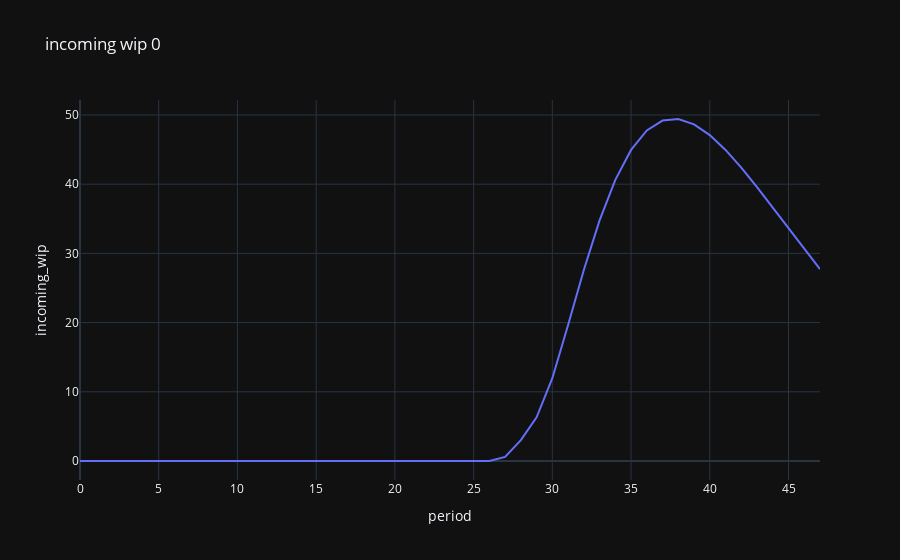
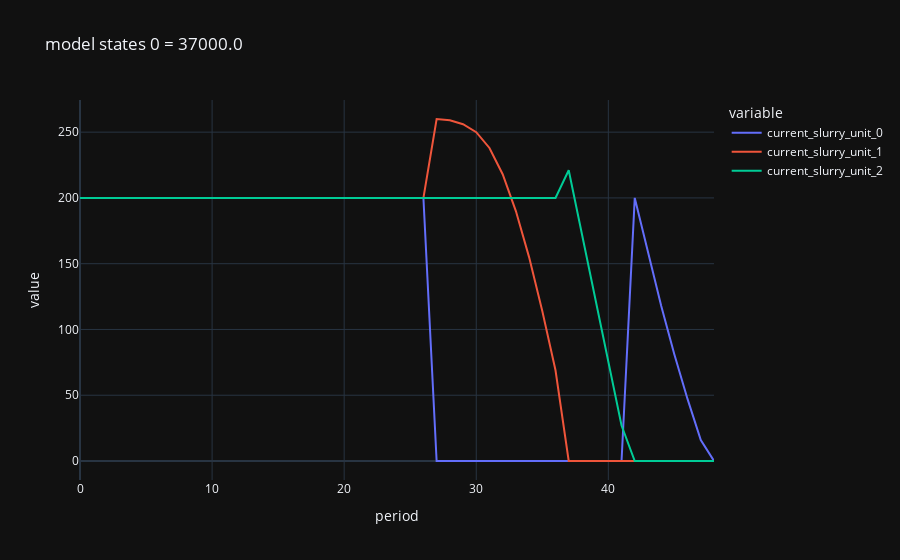
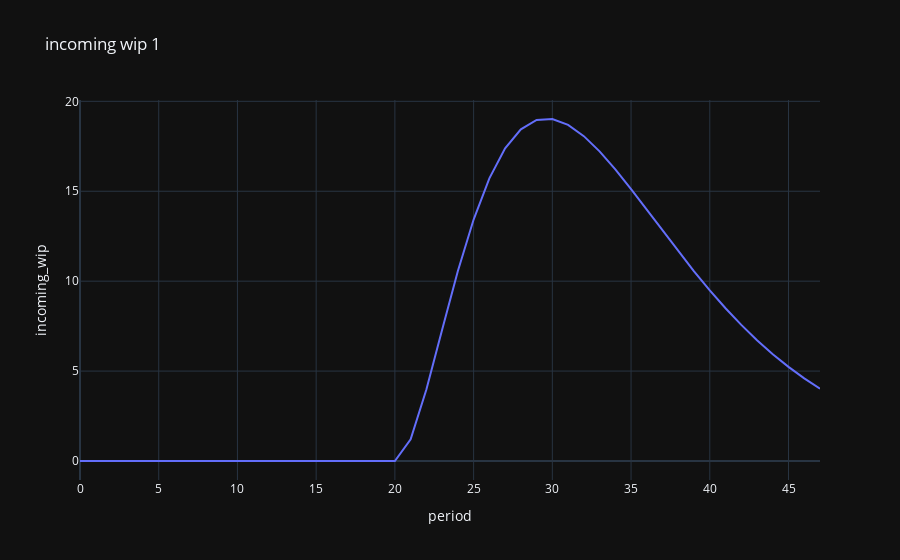
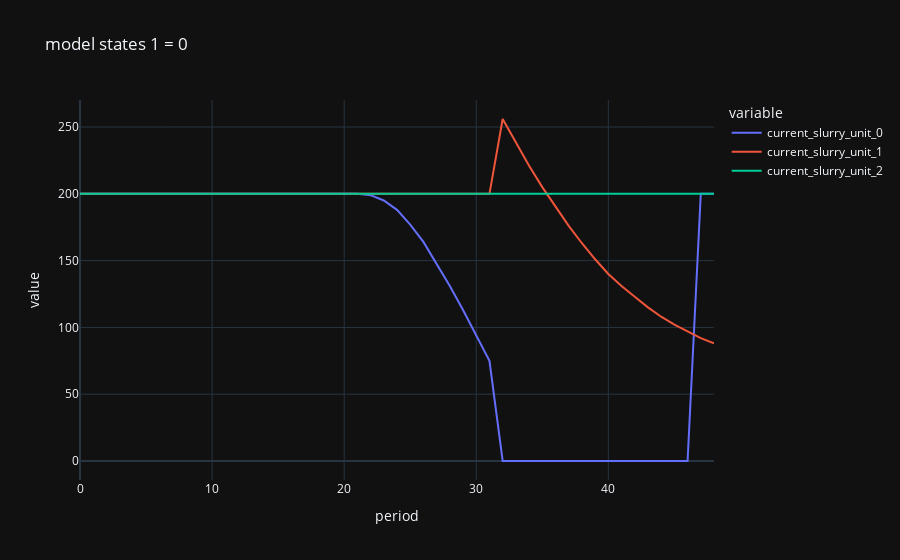

These figures' notebook cell, in order:
### Code cell
from src.scenario.scenario_config import default_scenario_config
from src.incoming_wip.incoming_wip_config import IncomingWipConfig

for i in range(7):
    incoming_wip_config = IncomingWipConfig(
        scenario=default_scenario_config,
        rand_seed=i,
        min_wip_cluster=1,
        max_wip_cluster=4,
        max_wip_magnitude=400,
        wafer_slurry_consumption_kg=3,
    )
    incoming_wip = IncomingWipGenerator(incoming_wip_config).generate()
    dp_model = DpModel(default_dp_model_config)
    dp_model.run(incoming_wip)
    state_df = dp_model.get_best_state_df()
    best_end_state = dp_model.get_best_end_state()
    end_cost = best_end_state[1].cost

    plot_incoming_wip_df = pd.DataFrame({'incoming_wip': incoming_wip, 'period': range(len(incoming_wip))})
    fig = px.line(plot_incoming_wip_df, x='period', y='incoming_wip', title=f'incoming wip {i}')
    fig.show()
    fig = px.line(data_frame=state_df, x='period', y=[col for col in state_df.columns if 'slurry' in col], title=f'model states {i} = {end_cost}')
    fig.show()

### Figure 1 — Plotly figure (JSON) as saved in the notebook; plotly's stock layout.template omitted (floating-point values rounded to 4 significant figures)
{"data": [{"hovertemplate": "period=%{x}<br>incoming_wip=%{y}<extra></extra>", "legendgroup": "", "line": {"color": "#636efa", "dash": "solid"}, "mode": "lines", "name": "", "orientation": "v", "showlegend": false, "type": "scatter", "x": [0, 1, 2, 3, 4, 5, 6, 7, 8, 9, 10, 11, 12, 13, 14, 15, 16, 17, 18, 19, 20, 21, 22, 23, 24, 25, 26, 27, 28, 29, 30, 31, 32, 33, 34, 35, 36, 37, 38, 39, 40, 41, 42, 43, 44, 45, 46, 47], "xaxis": "x", "y": [0.0, 0.0, 0.0, 0.0, 0.0, 0.0, 0.0, 0.0, 0.0, 0.0, 0.0, 0.0, 0.0, 0.0, 0.0, 0.0, 0.0, 0.0, 0.0, 0.0, 0.0, 0.0, 0.0, 0.0, 0.0, 0.0, 0.0, 0.5852, 3.023, 6.322, 11.97, 19.66, 27.61, 34.77, 40.62, 44.95, 47.77, 49.19, 49.42, 48.65, 47.1, 44.95, 42.4, 39.57, 36.6, 33.59, 30.61, 27.72], "yaxis": "y"}], "layout": {"legend": {"tracegroupgap": 0}, "title": {"text": "incoming wip 0"}, "xaxis": {"anchor": "y", "domain": [0.0, 1.0], "title": {"text": "period"}}, "yaxis": {"anchor": "x", "domain": [0.0, 1.0], "title": {"text": "incoming_wip"}}}}

### Figure 2 — Plotly figure (JSON) as saved in the notebook; plotly's stock layout.template omitted (floating-point values rounded to 4 significant figures)
{"data": [{"hovertemplate": "variable=current_slurry_unit_0<br>period=%{x}<br>value=%{y}<extra></extra>", "legendgroup": "current_slurry_unit_0", "line": {"color": "#636efa", "dash": "solid"}, "mode": "lines", "name": "current_slurry_unit_0", "orientation": "v", "showlegend": true, "type": "scatter", "x": [0, 1, 2, 3, 4, 5, 6, 7, 8, 9, 10, 11, 12, 13, 14, 15, 16, 17, 18, 19, 20, 21, 22, 23, 24, 25, 26, 27, 28, 29, 30, 31, 32, 33, 34, 35, 36, 37, 38, 39, 40, 41, 42, 43, 44, 45, 46, 47, 48], "xaxis": "x", "y": [200.0, 200.0, 200.0, 200.0, 200.0, 200.0, 200.0, 200.0, 200.0, 200.0, 200.0, 200.0, 200.0, 200.0, 200.0, 200.0, 200.0, 200.0, 200.0, 200.0, 200.0, 200.0, 200.0, 200.0, 200.0, 200.0, 200.0, 0.0, 0.0, 0.0, 0.0, 0.0, 0.0, 0.0, 0.0, 0.0, 0.0, 0.0, 0.0, 0.0, 0.0, 0.0, 200.0, 158.0, 118.0, 81.0, 47.0, 16.0, 0.0], "yaxis": "y"}, {"hovertemplate": "variable=current_slurry_unit_1<br>period=%{x}<br>value=%{y}<extra></extra>", "legendgroup": "current_slurry_unit_1", "line": {"color": "#EF553B", "dash": "solid"}, "mode": "lines", "name": "current_slurry_unit_1", "orientation": "v", "showlegend": true, "type": "scatter", "x": [0, 1, 2, 3, 4, 5, 6, 7, 8, 9, 10, 11, 12, 13, 14, 15, 16, 17, 18, 19, 20, 21, 22, 23, 24, 25, 26, 27, 28, 29, 30, 31, 32, 33, 34, 35, 36, 37, 38, 39, 40, 41, 42, 43, 44, 45, 46, 47, 48], "xaxis": "x", "y": [200.0, 200.0, 200.0, 200.0, 200.0, 200.0, 200.0, 200.0, 200.0, 200.0, 200.0, 200.0, 200.0, 200.0, 200.0, 200.0, 200.0, 200.0, 200.0, 200.0, 200.0, 200.0, 200.0, 200.0, 200.0, 200.0, 200.0, 260.0, 259.0, 256.0, 250.0, 238.0, 218.0, 190.0, 155.0, 114.0, 69.0, 0.0, 0.0, 0.0, 0.0, 0.0, 0.0, 0.0, 0.0, 0.0, 0.0, 0.0, 0.0], "yaxis": "y"}, {"hovertemplate": "variable=current_slurry_unit_2<br>period=%{x}<br>value=%{y}<extra></extra>", "legendgroup": "current_slurry_unit_2", "line": {"color": "#00cc96", "dash": "solid"}, "mode": "lines", "name": "current_slurry_unit_2", "orientation": "v", "showlegend": true, "type": "scatter", "x": [0, 1, 2, 3, 4, 5, 6, 7, 8, 9, 10, 11, 12, 13, 14, 15, 16, 17, 18, 19, 20, 21, 22, 23, 24, 25, 26, 27, 28, 29, 30, 31, 32, 33, 34, 35, 36, 37, 38, 39, 40, 41, 42, 43, 44, 45, 46, 47, 48], "xaxis": "x", "y": [200.0, 200.0, 200.0, 200.0, 200.0, 200.0, 200.0, 200.0, 200.0, 200.0, 200.0, 200.0, 200.0, 200.0, 200.0, 200.0, 200.0, 200.0, 200.0, 200.0, 200.0, 200.0, 200.0, 200.0, 200.0, 200.0, 200.0, 200.0, 200.0, 200.0, 200.0, 200.0, 200.0, 200.0, 200.0, 200.0, 200.0, 221.0, 172.0, 123.0, 74.0, 27.0, 0.0, 0.0, 0.0, 0.0, 0.0, 0.0, 0.0], "yaxis": "y"}], "layout": {"legend": {"title": {"text": "variable"}, "tracegroupgap": 0}, "title": {"text": "model states 0 = 37000.0"}, "xaxis": {"anchor": "y", "domain": [0.0, 1.0], "title": {"text": "period"}}, "yaxis": {"anchor": "x", "domain": [0.0, 1.0], "title": {"text": "value"}}}}

### Figure 3 — Plotly figure (JSON) as saved in the notebook; plotly's stock layout.template omitted (floating-point values rounded to 4 significant figures)
{"data": [{"hovertemplate": "period=%{x}<br>incoming_wip=%{y}<extra></extra>", "legendgroup": "", "line": {"color": "#636efa", "dash": "solid"}, "mode": "lines", "name": "", "orientation": "v", "showlegend": false, "type": "scatter", "x": [0, 1, 2, 3, 4, 5, 6, 7, 8, 9, 10, 11, 12, 13, 14, 15, 16, 17, 18, 19, 20, 21, 22, 23, 24, 25, 26, 27, 28, 29, 30, 31, 32, 33, 34, 35, 36, 37, 38, 39, 40, 41, 42, 43, 44, 45, 46, 47], "xaxis": "x", "y": [0.0, 0.0, 0.0, 0.0, 0.0, 0.0, 0.0, 0.0, 0.0, 0.0, 0.0, 0.0, 0.0, 0.0, 0.0, 0.0, 0.0, 0.0, 0.0, 0.0, 0.0, 1.202, 3.973, 7.299, 10.57, 13.43, 15.72, 17.38, 18.45, 18.96, 19.02, 18.69, 18.06, 17.22, 16.22, 15.12, 13.97, 12.8, 11.66, 10.55, 9.488, 8.494, 7.57, 6.718, 5.939, 5.233, 4.596, 4.024], "yaxis": "y"}], "layout": {"legend": {"tracegroupgap": 0}, "title": {"text": "incoming wip 1"}, "xaxis": {"anchor": "y", "domain": [0.0, 1.0], "title": {"text": "period"}}, "yaxis": {"anchor": "x", "domain": [0.0, 1.0], "title": {"text": "incoming_wip"}}}}

### Figure 4 — Plotly figure (JSON) as saved in the notebook; plotly's stock layout.template omitted (floating-point values rounded to 4 significant figures)
{"data": [{"hovertemplate": "variable=current_slurry_unit_0<br>period=%{x}<br>value=%{y}<extra></extra>", "legendgroup": "current_slurry_unit_0", "line": {"color": "#636efa", "dash": "solid"}, "mode": "lines", "name": "current_slurry_unit_0", "orientation": "v", "showlegend": true, "type": "scatter", "x": [0, 1, 2, 3, 4, 5, 6, 7, 8, 9, 10, 11, 12, 13, 14, 15, 16, 17, 18, 19, 20, 21, 22, 23, 24, 25, 26, 27, 28, 29, 30, 31, 32, 33, 34, 35, 36, 37, 38, 39, 40, 41, 42, 43, 44, 45, 46, 47, 48], "xaxis": "x", "y": [200.0, 200.0, 200.0, 200.0, 200.0, 200.0, 200.0, 200.0, 200.0, 200.0, 200.0, 200.0, 200.0, 200.0, 200.0, 200.0, 200.0, 200.0, 200.0, 200.0, 200.0, 200.0, 199.0, 195.0, 188.0, 177.0, 164.0, 148.0, 131.0, 113.0, 94.0, 75.0, 0.0, 0.0, 0.0, 0.0, 0.0, 0.0, 0.0, 0.0, 0.0, 0.0, 0.0, 0.0, 0.0, 0.0, 0.0, 200.0, 200.0], "yaxis": "y"}, {"hovertemplate": "variable=current_slurry_unit_1<br>period=%{x}<br>value=%{y}<extra></extra>", "legendgroup": "current_slurry_unit_1", "line": {"color": "#EF553B", "dash": "solid"}, "mode": "lines", "name": "current_slurry_unit_1", "orientation": "v", "showlegend": true, "type": "scatter", "x": [0, 1, 2, 3, 4, 5, 6, 7, 8, 9, 10, 11, 12, 13, 14, 15, 16, 17, 18, 19, 20, 21, 22, 23, 24, 25, 26, 27, 28, 29, 30, 31, 32, 33, 34, 35, 36, 37, 38, 39, 40, 41, 42, 43, 44, 45, 46, 47, 48], "xaxis": "x", "y": [200.0, 200.0, 200.0, 200.0, 200.0, 200.0, 200.0, 200.0, 200.0, 200.0, 200.0, 200.0, 200.0, 200.0, 200.0, 200.0, 200.0, 200.0, 200.0, 200.0, 200.0, 200.0, 200.0, 200.0, 200.0, 200.0, 200.0, 200.0, 200.0, 200.0, 200.0, 200.0, 256.0, 238.0, 221.0, 205.0, 190.0, 176.0, 163.0, 151.0, 140.0, 131.0, 123.0, 115.0, 108.0, 102.0, 97.0, 92.0, 88.0], "yaxis": "y"}, {"hovertemplate": "variable=current_slurry_unit_2<br>period=%{x}<br>value=%{y}<extra></extra>", "legendgroup": "current_slurry_unit_2", "line": {"color": "#00cc96", "dash": "solid"}, "mode": "lines", "name": "current_slurry_unit_2", "orientation": "v", "showlegend": true, "type": "scatter", "x": [0, 1, 2, 3, 4, 5, 6, 7, 8, 9, 10, 11, 12, 13, 14, 15, 16, 17, 18, 19, 20, 21, 22, 23, 24, 25, 26, 27, 28, 29, 30, 31, 32, 33, 34, 35, 36, 37, 38, 39, 40, 41, 42, 43, 44, 45, 46, 47, 48], "xaxis": "x", "y": [200.0, 200.0, 200.0, 200.0, 200.0, 200.0, 200.0, 200.0, 200.0, 200.0, 200.0, 200.0, 200.0, 200.0, 200.0, 200.0, 200.0, 200.0, 200.0, 200.0, 200.0, 200.0, 200.0, 200.0, 200.0, 200.0, 200.0, 200.0, 200.0, 200.0, 200.0, 200.0, 200.0, 200.0, 200.0, 200.0, 200.0, 200.0, 200.0, 200.0, 200.0, 200.0, 200.0, 200.0, 200.0, 200.0, 200.0, 200.0, 200.0], "yaxis": "y"}], "layout": {"legend": {"title": {"text": "variable"}, "tracegroupgap": 0}, "title": {"text": "model states 1 = 0"}, "xaxis": {"anchor": "y", "domain": [0.0, 1.0], "title": {"text": "period"}}, "yaxis": {"anchor": "x", "domain": [0.0, 1.0], "title": {"text": "value"}}}}
